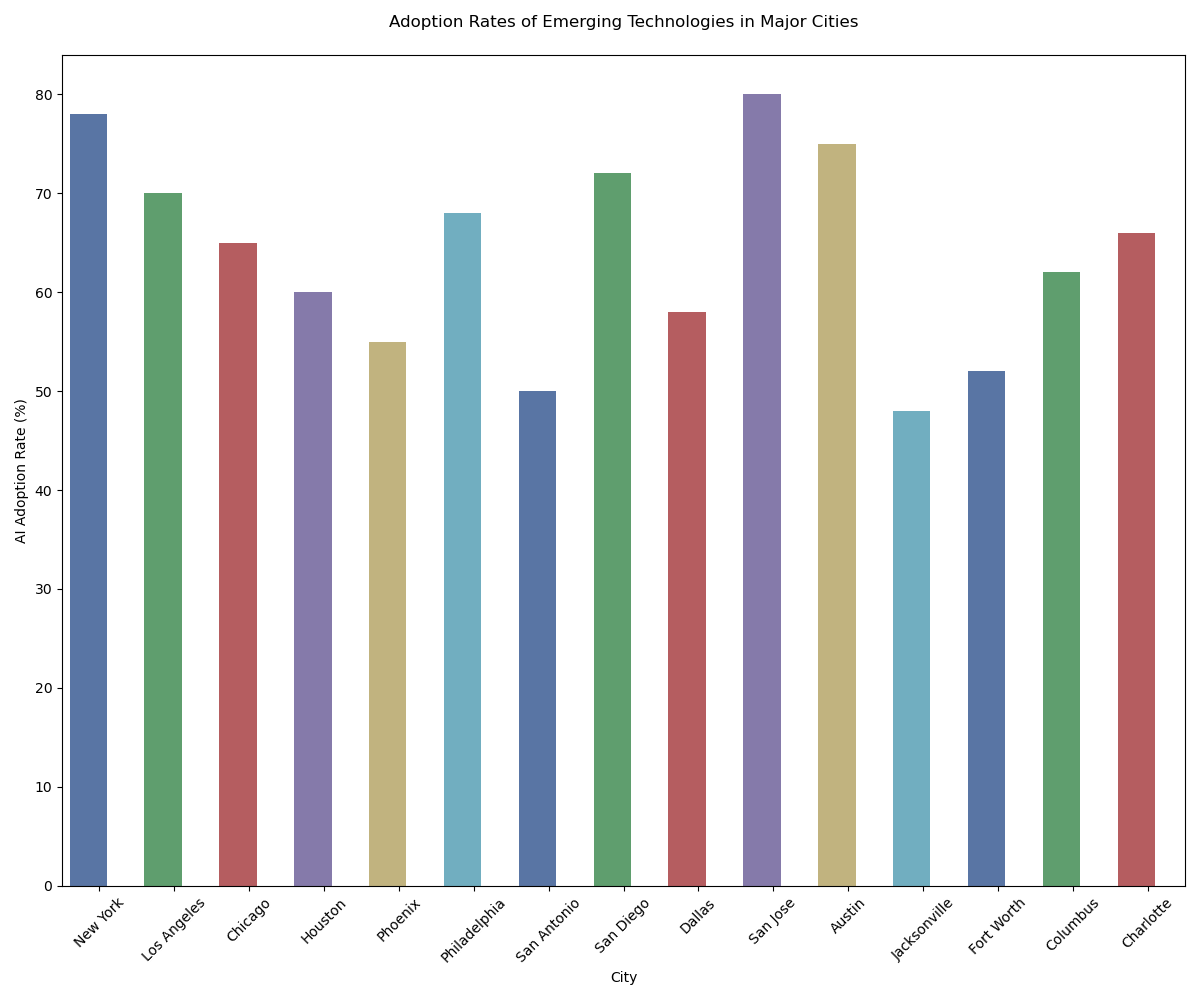

Write the Python code that produced this figure.

import seaborn as sns
import pandas as pd
import matplotlib.pyplot as plt

# Data
data = {
    'city': ['New York', 'Los Angeles', 'Chicago', 'Houston', 'Phoenix', 'Philadelphia',
             'San Antonio', 'San Diego', 'Dallas', 'San Jose', 'Austin', 'Jacksonville',
             'Fort Worth', 'Columbus', 'Charlotte'],
    'ai_adoption': [78, 70, 65, 60, 55, 68, 50, 72, 58, 80, 75, 48, 52, 62, 66],
    'blockchain_adoption': [56, 45, 50, 40, 35, 52, 30, 47, 38, 60, 55, 28, 32, 43, 48],
    'vr_adoption': [64, 59, 55, 50, 52, 58, 48, 62, 54, 66, 63, 46, 49, 53, 57]
}

df = pd.DataFrame(data)

# Plotting
plt.figure(figsize=(12, 10))
barplot = sns.barplot(
    x='city',
    y='ai_adoption',
    data=df,
    palette=['#4C72B0', '#55A868', '#C44E52', '#8172B2', '#CCB974', '#64B5CD',
             '#4C72B0', '#55A868', '#C44E52', '#8172B2', '#CCB974', '#64B5CD',
             '#4C72B0', '#55A868', '#C44E52'],
    orient='v'
)

# Customize bars width
for bar in barplot.patches:
    bar.set_width(0.5)

plt.title('Adoption Rates of Emerging Technologies in Major Cities', pad=20)
plt.xlabel('City')
plt.ylabel('AI Adoption Rate (%)')
plt.xticks(rotation=45)
plt.tight_layout()

plt.show()
